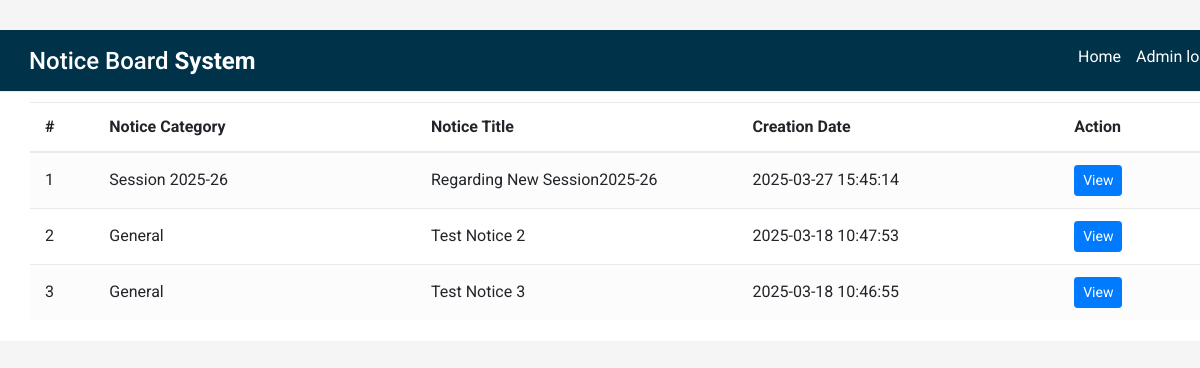
The page / on the database its author committed.
### tables this page shows
CREATE TABLE `notices` (
  `id` int(11) NOT NULL,
  `category` varchar(255) DEFAULT NULL,
  `title` varchar(255) NOT NULL,
  `content` text NOT NULL,
  `created_at` timestamp NOT NULL DEFAULT current_timestamp(),
  `status` enum('active','inactive') DEFAULT 'active',
  `created_by` int(11) DEFAULT NULL
);

### index.php (the view, shortened to what this page needs)
<?php
include('includes/dbconnection.php'); ?>
<!DOCTYPE html>
<html lang="en">
<head>
<link rel="stylesheet" href="https://stackpath.bootstrapcdn.com/bootstrap/4.5.0/css/bootstrap.min.css">
<link rel="stylesheet" href="https://maxcdn.bootstrapcdn.com/font-awesome/4.7.0/css/font-awesome.min.css">
</head>
<body>
<div>
    <div class="table-responsive">
        <div class="table-wrapper">
            <div class="table-title">
                <div class="row">
                    <div class="col-sm-6"><h2>Notice Board  <b>System</b></h2></div>
                        <div class="col-sm-6" >
                            <a href="login.php" style="float:right; color:#fff; padding-left:15px;">Admin login</a>
                            <a href="index.php" style="float:right; color:#fff">Home</a>
                        </div>
                    </div>
                </div>
                <table class="table table-striped table-hover">
                    <thead>
                        <tr>
                            <th>#</th>
                            <th width="200">Notice Category</th>
                            <th width="200">Notice Title</th>
                            <th width="200">Creation Date</th>
                            <th>Action</th>
                        </tr>
                    </thead>
    <?php
$sql = "SELECT * FROM notices where status='active' ORDER BY created_at DESC";
$result = $con->query($sql);
$count=mysqli_num_rows($result);
if($count>0){
$cnt=1;
    while ($row = $result->fetch_assoc()): ?>
        <tr>
            <td><?php echo $cnt;?></td>
            <td><?php echo $row['category'] ?></td>
            <td><?php echo $row['title'] ?></td>
            <td><?php echo $row['created_at'] ?></td>
            <td><a href="notice-details.php?nid=<?php echo $row['id'] ?>" class="btn btn-primary btn-sm" style="color:#fff">View</td>
        </tr>
    <?php $cnt++; endwhile; ?>
<?php } else{?>
            <tr>
                <th colspan="4" style="color:red">No data found</th>
            </tr>
<?php } ?>
            </table>
        </div>
    </div>
</div>
</body>
</html>

### index.php (style rules this page uses)
body { color: #566787; background: #f5f5f5; font-family: 'Roboto', sans-serif; }
.table-responsive { margin: 30px 0; }
.table-wrapper { width: 1250px; background: #fff; margin: 0 auto; padding: 20px 30px 5px; box-shadow: 0 0 1px 0 rgba(0,0,0,.25); }
.table-title { min-width: 100%; border-bottom: 1px solid #e9e9e9; padding-bottom: 15px; margin-bottom: 5px; background: rgb(0, 50, 74); margin: -20px -31px 10px; padding: 15px 30px; color: #fff; }
.table-title h2 { margin: 2px 0 0; font-size: 24px; }
table.table { min-width: 100%; }
table.table tr th, table.table tr td { border-color: #e9e9e9; padding: 12px 15px; vertical-align: middle; }
table.table tr th:first-child { width: 40px; }
table.table tr th:last-child { width: 100px; }
table.table-striped tbody tr:nth-of-type(odd) { background-color: #fcfcfc; }
table.table td a { color: #2196f3; }

### rows shown on the page
notices: category "Session 2025-26", title "Regarding New Session2025-26", created_at "2025-03-27 15:45:14"
notices: category "General", title "Test Notice 2", created_at "2025-03-18 10:47:53"
notices: category "General", title "Test Notice 3", created_at "2025-03-18 10:46:55"
